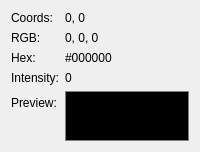
<?xml version='1.0' encoding='UTF-8'?>
<ui version="4.0">
 <class>ColorPickerWidget</class>
 <widget class="QWidget" name="ColorPickerWidget">
  <layout class="QFormLayout" name="layout_color_picker">
   <item row="0" column="0">
    <widget class="QLabel" name="label_cp_coords">
     <property name="text">
      <string>Coords:</string>
     </property>
    </widget>
   </item>
   <item row="0" column="1">
    <widget class="QLabel" name="lbl_cp_coords">
     <property name="text">
      <string>0, 0</string>
     </property>
    </widget>
   </item>
   <item row="1" column="0">
    <widget class="QLabel" name="label_cp_rgb">
     <property name="text">
      <string>RGB:</string>
     </property>
    </widget>
   </item>
   <item row="1" column="1">
    <widget class="QLabel" name="lbl_cp_rgb">
     <property name="text">
      <string>0, 0, 0</string>
     </property>
    </widget>
   </item>
   <item row="2" column="0">
    <widget class="QLabel" name="label_cp_hex">
     <property name="text">
      <string>Hex:</string>
     </property>
    </widget>
   </item>
   <item row="2" column="1">
    <widget class="QLabel" name="lbl_cp_hex">
     <property name="text">
      <string>#000000</string>
     </property>
    </widget>
   </item>
   <item row="3" column="0">
    <widget class="QLabel" name="label_cp_intensity">
     <property name="text">
      <string>Intensity:</string>
     </property>
    </widget>
   </item>
   <item row="3" column="1">
    <widget class="QLabel" name="lbl_cp_intensity">
     <property name="text">
      <string>0</string>
     </property>
    </widget>
   </item>
   <item row="4" column="0">
    <widget class="QLabel" name="label_cp_preview">
     <property name="text">
      <string>Preview:</string>
     </property>
    </widget>
   </item>
   <item row="4" column="1">
    <widget class="QLabel" name="lbl_cp_color_preview">
     <property name="minimumSize">
      <size>
       <width>50</width>
       <height>50</height>
      </size>
     </property>
     <property name="styleSheet">
      <string notr="true">background-color: black; border: 1px solid gray;</string>
     </property>
     <property name="text">
      <string/>
     </property>
    </widget>
   </item>
  </layout>
 </widget>
</ui>
